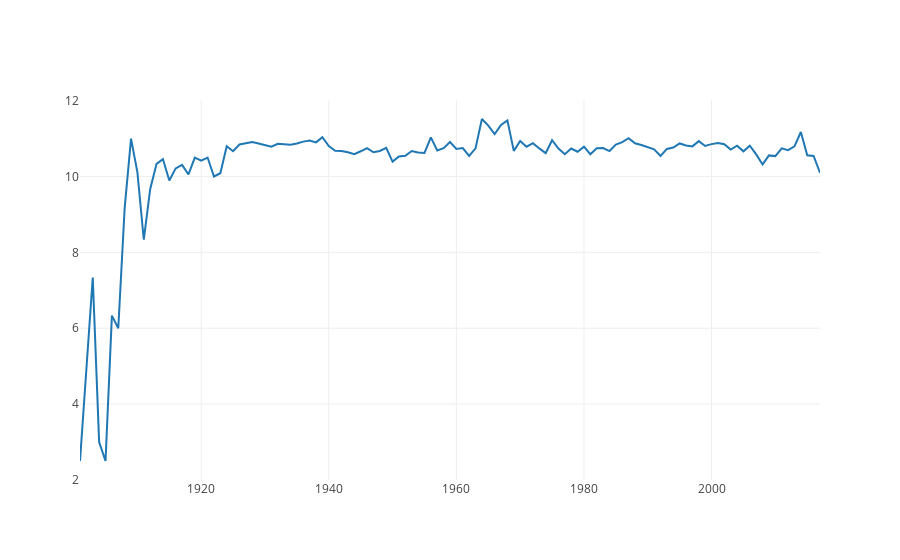

The code cell stored with this chart in its notebook:
### Code cell
fig = go.Scatter(
        x = gp["startYear"].values ,
        y = gp["mean"].values
)

fig = go.Figure( data = [ fig ]  )
iplot( fig )
